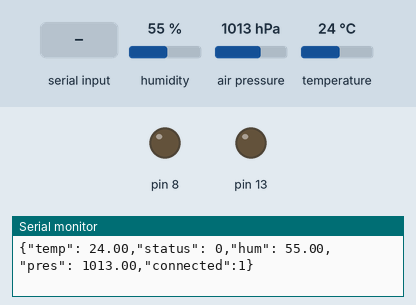
Recording of a sketch running on a simulated Arduino Uno, built with avr-gcc and run on an emulated ATmega328P. Parts: output pins drawn as LEDs (lit = HIGH), the last lines printed to the serial monitor. The test bench sets the inputs (shaded band); at power-on: humidity 55 %, air pressure 1013 hPa, temperature 24 °C.

Above: at 1.2 s.
1.3 s: "1" received over Serial
At 2.8 s:
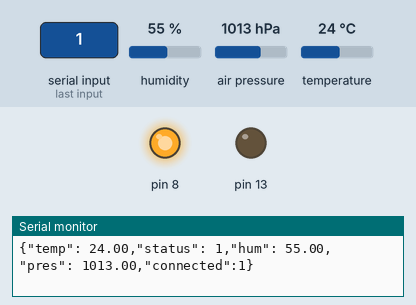
3.5 s: "0" received over Serial
At 4.6 s:
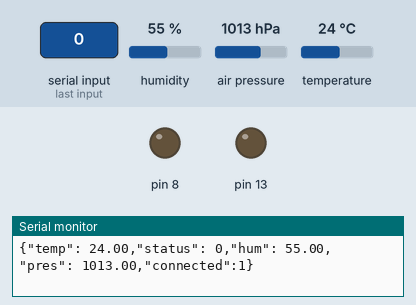
Timing chart, 0 to 6.5 s (numbered marks = the images above; inputs shaded):
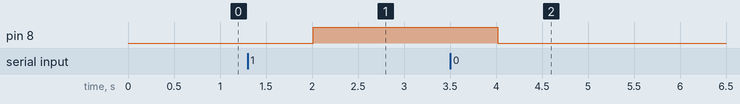

The sketch:

termometro3.0.ino
```cpp
#include <Wire.h>
#include <SPI.h>
#include <Adafruit_Sensor.h>
#include <Adafruit_BME280.h>

#define BME_SCK 13
#define BME_MISO 12
#define BME_MOSI 11
#define BME_CS 10

#define SEALEVELPRESSURE_HPA (1013.25)

#define delayTime 60000
#define timesInAPeriod 30

Adafruit_BME280 bme; // I2C
int incomingByte = 0;   // for incoming serial data
int noData = 0;         // counter for nodata sessions
bool outStatus = 0;     // output status variable

float c, p, h;
unsigned long lastMeasure = 0;
bool first = true;

void setup() {
  pinMode(13, OUTPUT);
  pinMode(8, OUTPUT);
  digitalWrite(13, LOW);
  digitalWrite(8, LOW);

  Serial.begin(9600);

  bool status = bme.begin();
  if (!status) {
    while (1) {
      Serial.println("{\"connected\":0}");
      delay(1000);
    }
  }
}

void changeStatus(bool state) {
  if (state)
    digitalWrite(8, HIGH);
  else
    digitalWrite(8, LOW);
  outStatus = state;
}

void loop() {

  if (Serial.available() > 0) {
    noData = 0;

    // read the incoming byte:
    incomingByte = Serial.read();

    if (incomingByte == 48)
      changeStatus(0);
    else if (incomingByte == 49)
      changeStatus(1);
  }
  else {
    noData++;
  }

  if (noData == 4)
    changeStatus(0);

  if (millis() - lastMeasure >= delayTime || first) {

    if(first) first = false;
    else lastMeasure = millis();

    c = bme.readTemperature();
    p = bme.readPressure() / 100.0F;
    h = bme.readHumidity();

  }

  Serial.print("{\"temp\": "); Serial.print(c); Serial.print(",\"status\": "); Serial.print(outStatus); Serial.print(",\"hum\": "); Serial.print(h); Serial.print(",\"pres\": "); Serial.print(p); Serial.println(",\"connected\":1}\t");

  delay(delayTime / timesInAPeriod);

}
```

Measured:
- after the input at 1.3 s, pin 8: LOW → HIGH after 0.71 s
- after the input at 3.5 s, pin 8: HIGH → LOW after 0.52 s instead of 6.5 s
